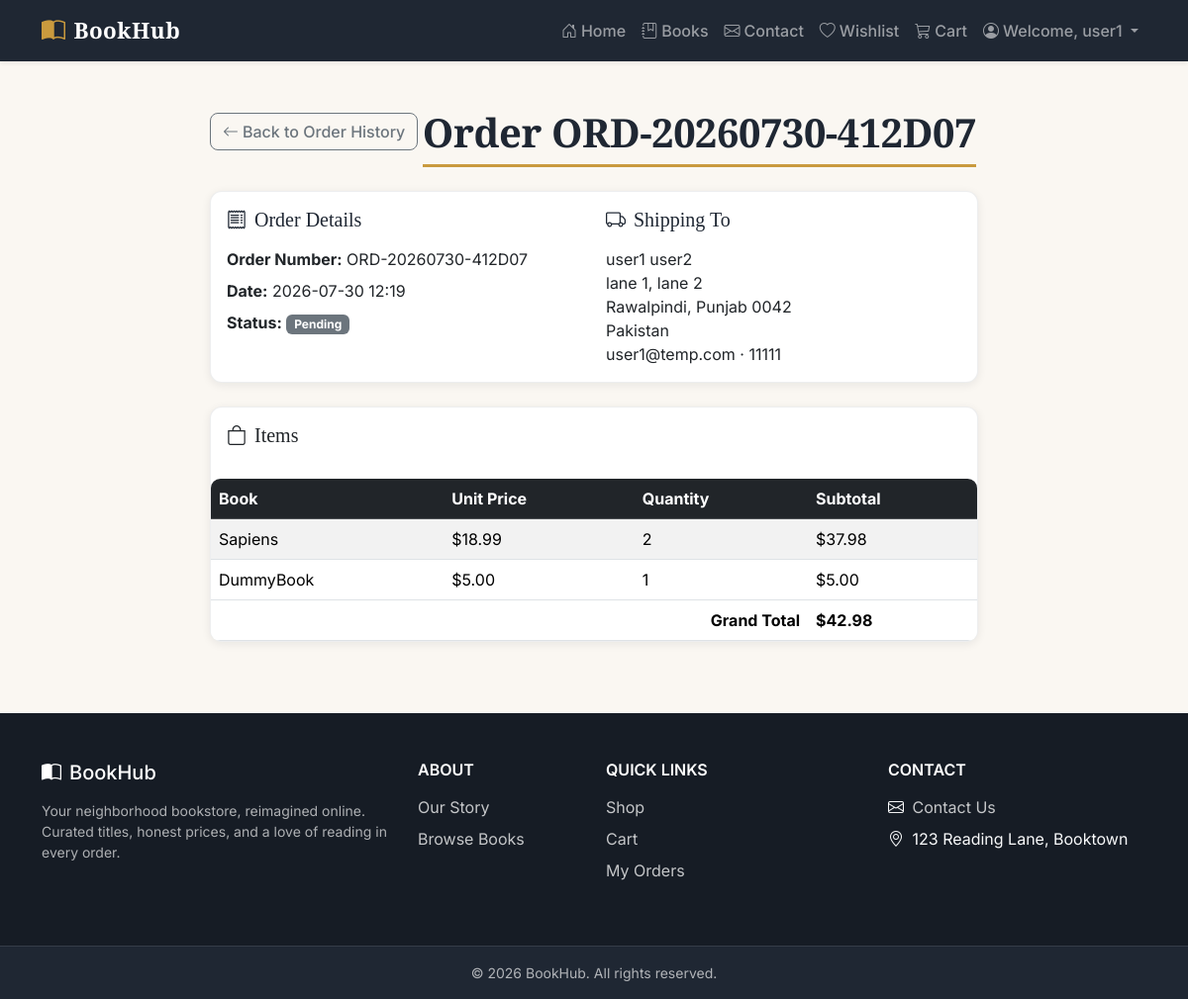
Screenshot of /orders/ORD-20260730-412D07 (signed in) with the database file from the repository.
### models.py (models this page shows, shortened)
class Customer(db.Model):
    id = db.Column(db.Integer, primary_key=True)
    first_name = db.Column(db.String(100), nullable=False)
    last_name = db.Column(db.String(100), nullable=False)
    username = db.Column(db.String(80), unique=True, nullable=False)
    email = db.Column(db.String(150), unique=True, nullable=False)
    phone = db.Column(db.String(30), nullable=True)
    password_hash = db.Column(db.String(255), nullable=False)
    created_at = db.Column(db.DateTime, nullable=False, default=datetime.utcnow)

class Order(db.Model):
    __tablename__ = "orders"
    id = db.Column(db.Integer, primary_key=True)
    order_number = db.Column(db.String(20), unique=True, nullable=True)
    customer_id = db.Column(db.Integer, db.ForeignKey("customer.id"), nullable=True)
    customer = db.relationship("Customer", backref="orders")
    full_name = db.Column(db.String(150), nullable=False)
    email = db.Column(db.String(150), nullable=False)
    phone = db.Column(db.String(30), nullable=False)
    address_line1 = db.Column(db.String(255), nullable=False)
    address_line2 = db.Column(db.String(255), nullable=True)
    city = db.Column(db.String(100), nullable=False)
    state = db.Column(db.String(100), nullable=False)
    postal_code = db.Column(db.String(20), nullable=False)
    country = db.Column(db.String(100), nullable=False)
    total = db.Column(db.Float, nullable=False, default=0.0)
    status = db.Column(db.String(20), nullable=False, default="Pending")
    created_at = db.Column(db.DateTime, nullable=False, default=datetime.utcnow)
    items = db.relationship("OrderItem", backref="order", cascade="all, delete-orphan")

class OrderItem(db.Model):
    __tablename__ = "order_items"
    id = db.Column(db.Integer, primary_key=True)
    order_id = db.Column(db.Integer, db.ForeignKey("orders.id", ondelete="CASCADE"), nullable=False)
    book_id = db.Column(db.Integer, db.ForeignKey("book.id"), nullable=True)
    book_title = db.Column(db.String(150), nullable=False)
    unit_price = db.Column(db.Float, nullable=False)
    quantity = db.Column(db.Integer, nullable=False)
    subtotal = db.Column(db.Float, nullable=False)

### app.py (the view)
@app.route("/orders/<order_number>")
@customer_login_required
def order_details(order_number):
    order = Order.query.filter_by(
        order_number=order_number, customer_id=session["customer_id"]
    ).first_or_404()
    return render_template("order_details.html", order=order)

### app.py (called while the page is built)
def customer_login_required(view_func):
    @wraps(view_func)
    def wrapped_view(*args, **kwargs):
        if not session.get("customer_id"):
            return redirect(url_for("customer_login", next=request.path))
        return view_func(*args, **kwargs)
    return wrapped_view

@app.template_global()
def current_customer_name():
    if not session.get("customer_id"):
        return None
    customer = Customer.query.get(session["customer_id"])
    return customer.first_name if customer else None

@app.template_global()
def wishlist_item_count():
    if not session.get("customer_id"):
        return 0
    return WishlistItem.query.filter_by(customer_id=session["customer_id"]).count()

@app.template_global()
def cart_item_count():
    cart = session.get("cart", {})
    return sum(cart.values())

### templates/order_details.html (shortened to what this page needs)
{% extends "base.html" %}
{% block content %}
<div class="container py-5" style="max-width: 800px;">
    <a href="{{ url_for('order_history') }}" class="btn btn-outline-secondary mb-4">
        <i class="bi bi-arrow-left me-1"></i>Back to Order History
    </a>
    <h1 class="mb-4">Order {{ order.order_number }}</h1>
    <div class="card checkout-section-card mb-4">
        <div class="card-body">
            <div class="row g-4">
                <div class="col-md-6">
                    <h5 class="mb-3"><i class="bi bi-receipt me-2"></i>Order Details</h5>
                    <ul class="list-unstyled mb-0">
                        <li class="mb-2"><strong>Order Number:</strong> {{ order.order_number }}</li>
                        <li class="mb-2"><strong>Date:</strong> {{ order.created_at.strftime("%Y-%m-%d %H:%M") }}</li>
                        <li>
                            <strong>Status:</strong>
                            {% if order.status == "Pending" %}
                            <span class="badge bg-secondary">{{ order.status }}</span>
                            {% elif order.status == "Processing" %}
                            <span class="badge bg-info text-dark">{{ order.status }}</span>
                            {% elif order.status == "Shipped" %}
                            <span class="badge bg-primary">{{ order.status }}</span>
                            {% elif order.status == "Delivered" %}
                            <span class="badge bg-success">{{ order.status }}</span>
                            {% elif order.status == "Cancelled" %}
                            <span class="badge bg-danger">{{ order.status }}</span>
                            {% else %}
                            <span class="badge bg-secondary">{{ order.status }}</span>
                            {% endif %}
                        </li>
                    </ul>
                </div>
                <div class="col-md-6">
                    <h5 class="mb-3"><i class="bi bi-truck me-2"></i>Shipping To</h5>
                    <ul class="list-unstyled mb-0">
                        <li>{{ order.full_name }}</li>
                        <li>{{ order.address_line1 }}{% if order.address_line2 %}, {{ order.address_line2 }}{% endif %}</li>
                        <li>{{ order.city }}, {{ order.state }} {{ order.postal_code }}</li>
                        <li>{{ order.country }}</li>
                        <li>{{ order.email }} &middot; {{ order.phone }}</li>
                    </ul>
                </div>
            </div>
        </div>
    </div>
    <div class="card cart-card mb-4">
        <div class="card-body">
            <h5 class="card-title mb-3"><i class="bi bi-bag me-2"></i>Items</h5>
        </div>
        <div class="table-responsive">
            <table class="table table-striped align-middle mb-0">
                <thead class="table-dark">
                    <tr>
                        <th>Book</th>
                        <th>Unit Price</th>
                        <th>Quantity</th>
                        <th>Subtotal</th>
                    </tr>
                </thead>
                <tbody>
                    {% for item in order.items %}
                    <tr>
                        <td>{{ item.book_title }}</td>
                        <td>${{ "%.2f"|format(item.unit_price) }}</td>
                        <td>{{ item.quantity }}</td>
                        <td>${{ "%.2f"|format(item.subtotal) }}</td>
                    </tr>
                    {% endfor %}
                </tbody>
                <tfoot>
                    <tr>
                        <th colspan="3" class="text-end">Grand Total</th>
                        <th>${{ "%.2f"|format(order.total) }}</th>
                    </tr>
                </tfoot>
            </table>
        </div>
    </div>
</div>
{% endblock %}

### templates/base.html (shortened to what this page needs)
<!DOCTYPE html>
<html lang="en">
<head>
    <link href="https://cdn.jsdelivr.net/npm/bootstrap@5.3.3/dist/css/bootstrap.min.css" rel="stylesheet">
    <link href="https://cdn.jsdelivr.net/npm/bootstrap-icons@1.11.3/font/bootstrap-icons.css" rel="stylesheet">
    <link href="{{ url_for('static', filename='css/style.css') }}" rel="stylesheet">
</head>
<body>
    <nav class="navbar navbar-expand-lg navbar-dark site-navbar sticky-top shadow-sm">
        <div class="container">
            <a class="navbar-brand d-flex align-items-center gap-2" href="{{ url_for('home') }}">
                <i class="bi bi-book-half fs-4"></i>
                <span class="brand-text">BookHub</span>
            </a>
            <div class="collapse navbar-collapse" id="navbarNav">
                <ul class="navbar-nav ms-auto align-items-lg-center">
                    <li class="nav-item">
                        <a class="nav-link" href="{{ url_for('home') }}"><i class="bi bi-house-door me-1"></i>Home</a>
                    </li>
                    <li class="nav-item">
                        <a class="nav-link" href="{{ url_for('books') }}"><i class="bi bi-journal-bookmark me-1"></i>Books</a>
                    </li>
                    {% if session.get('admin_id') %}
                    <li class="nav-item dropdown">
                        <a class="nav-link dropdown-toggle" href="#" role="button" data-bs-toggle="dropdown" aria-expanded="false">
                            <i class="bi bi-tools me-1"></i>Admin: {{ current_admin_username() }}
                        </a>
                        <ul class="dropdown-menu dropdown-menu-end">
                            <li><a class="dropdown-item" href="{{ url_for('admin') }}"><i class="bi bi-speedometer2 me-2"></i>Dashboard</a></li>
                            <li><a class="dropdown-item" href="{{ url_for('admin_orders') }}"><i class="bi bi-receipt me-2"></i>Orders</a></li>
                            <li><a class="dropdown-item" href="{{ url_for('admin_messages') }}"><i class="bi bi-envelope me-2"></i>Messages</a></li>
                            <li><hr class="dropdown-divider"></li>
                            <li><a class="dropdown-item" href="{{ url_for('admin_logout') }}"><i class="bi bi-box-arrow-right me-2"></i>Logout</a></li>
                        </ul>
                    </li>
                    {% elif session.get('customer_id') %}
                    <li class="nav-item">
                        <a class="nav-link" href="{{ url_for('contact') }}"><i class="bi bi-envelope me-1"></i>Contact</a>
                    </li>
                    <li class="nav-item">
                        <a class="nav-link position-relative" href="{{ url_for('wishlist') }}">
                            <i class="bi bi-heart me-1"></i>Wishlist
                        </a>
                    </li>
                    <li class="nav-item">
                        <a class="nav-link position-relative" href="{{ url_for('cart') }}">
                            <i class="bi bi-cart3 me-1"></i>Cart
                        </a>
                    </li>
                    <li class="nav-item dropdown">
                        <a class="nav-link dropdown-toggle" href="#" role="button" data-bs-toggle="dropdown" aria-expanded="false">
                            <i class="bi bi-person-circle me-1"></i>Welcome, {{ current_customer_name() }}
                        </a>
                    </li>
                    {% endif %}
                </ul>
            </div>
        </div>
    </nav>
    <main>
        {% block content %}{% endblock %}
    </main>
    <footer class="site-footer text-light mt-auto">
        <div class="container py-5">
            <div class="row gy-4">
                <div class="col-md-4">
                    <h5 class="d-flex align-items-center gap-2 mb-3">
                        <i class="bi bi-book-half"></i> BookHub
                    </h5>
                    <p class="text-footer-muted small mb-0">
                        Your neighborhood bookstore, reimagined online. Curated titles, honest prices,
                        and a love of reading in every order.
                    </p>
                </div>
                <div class="col-6 col-md-2">
                    <h6 class="text-uppercase fw-semibold mb-3">About</h6>
                    <ul class="list-unstyled footer-links">
                        <li><a href="{{ url_for('home') }}">Our Story</a></li>
                        <li><a href="{{ url_for('books') }}">Browse Books</a></li>
                    </ul>
                </div>
                <div class="col-6 col-md-3">
                    <h6 class="text-uppercase fw-semibold mb-3">Quick Links</h6>
                    <ul class="list-unstyled footer-links">
                        <li><a href="{{ url_for('books') }}">Shop</a></li>
                        <li><a href="{{ url_for('cart') }}">Cart</a></li>
                        <li>
                            {% if session.get('customer_id') %}
                            <a href="{{ url_for('order_history') }}">My Orders</a>
                            {% else %}
                            <a href="{{ url_for('customer_login') }}">My Orders</a>
                            {% endif %}
                        </li>
                    </ul>
                </div>
                <div class="col-md-3">
                    <h6 class="text-uppercase fw-semibold mb-3">Contact</h6>
                    <ul class="list-unstyled footer-links">
                        <li><i class="bi bi-envelope me-1"></i> <a href="{{ url_for('contact') }}">Contact Us</a></li>
                        <li><i class="bi bi-geo-alt me-1"></i> 123 Reading Lane, Booktown</li>
                    </ul>
                </div>
            </div>
        </div>
        <div class="footer-bottom py-3">
            <div class="container text-center small text-footer-muted">
                &copy; 2026 BookHub. All rights reserved.
            </div>
        </div>
    </footer>
</body>
</html>

### static/css/style.css (style rules this page uses)
:root { --bh-navy: #1f2733; --bh-navy-dark: #161c25; --bh-primary: #8a5a34; --bh-primary-dark: #6e4527; --bh-gold: #c99a3e; --bh-cream: #faf7f2; --bh-heading-font: "Merriweather", Georgia, serif; --bh-body-font: "Inter", "Segoe UI", system-ui, -apple-system, sans-serif; }
body { display: flex; flex-direction: column; min-height: 100vh; background-color: var(--bh-cream); font-family: var(--bh-body-font); }
main { flex: 1; }
h1, h2, h3, h4, h5, h6 { font-family: var(--bh-heading-font); color: var(--bh-navy); }
main h1 { display: inline-block; padding-bottom: .5rem; margin-bottom: 2rem; border-bottom: 3px solid var(--bh-gold); font-weight: 700; letter-spacing: -0.01em; }
.site-navbar { background-color: var(--bh-navy); }
.site-navbar .navbar-brand { font-family: var(--bh-heading-font); font-weight: 900; font-size: 1.4rem; letter-spacing: .02em; }
.site-navbar .navbar-brand i { color: var(--bh-gold); }
.site-navbar .nav-link { font-weight: 500; padding: .5rem .85rem; border-radius: .4rem; transition: color .15s ease, background-color .15s ease; }
.btn { border-radius: .5rem; font-weight: 500; transition: transform .15s ease, box-shadow .15s ease; }
.card { border: none; border-radius: .75rem; box-shadow: 0 2px 10px rgba(15, 23, 42, .08); transition: transform .15s ease, box-shadow .15s ease; }
.table-responsive { border-radius: .6rem; overflow: hidden; }
.auth-card, .profile-card, .cart-card, .checkout-section-card, .order-summary-card, .order-card, .admin-stat-card, .purchase-panel { border: 1px solid rgba(31, 39, 51, .08); }
.site-footer { background-color: var(--bh-navy-dark); margin-top: 4rem; }
.site-footer h5, .site-footer h6 { color: #fff; font-family: var(--bh-body-font); }
.text-footer-muted { color: rgba(255, 255, 255, .65); }
.footer-links li { margin-bottom: .5rem; }
.footer-links a { color: rgba(255, 255, 255, .75); text-decoration: none; transition: color .15s ease; }
.footer-bottom { background-color: var(--bh-navy); border-top: 1px solid rgba(255, 255, 255, .1); }

### rows the page displays
Customer: first_name "user1"
Order: order_number "ORD-20260730-412D07", created_at "2026-07-30 12:19", status "Pending", full_name "user1 user2", address_line1 "lane 1", address_line2 "lane 2", city "Rawalpindi", state "Punjab", postal_code "0042", country "Pakistan", email "user1@temp.com", phone "11111", total "42.98"
OrderItem: book_title "Sapiens", unit_price "18.99", quantity "2", subtotal "37.98"
OrderItem: book_title "DummyBook", unit_price "5.00", quantity "1", subtotal "5.00"
